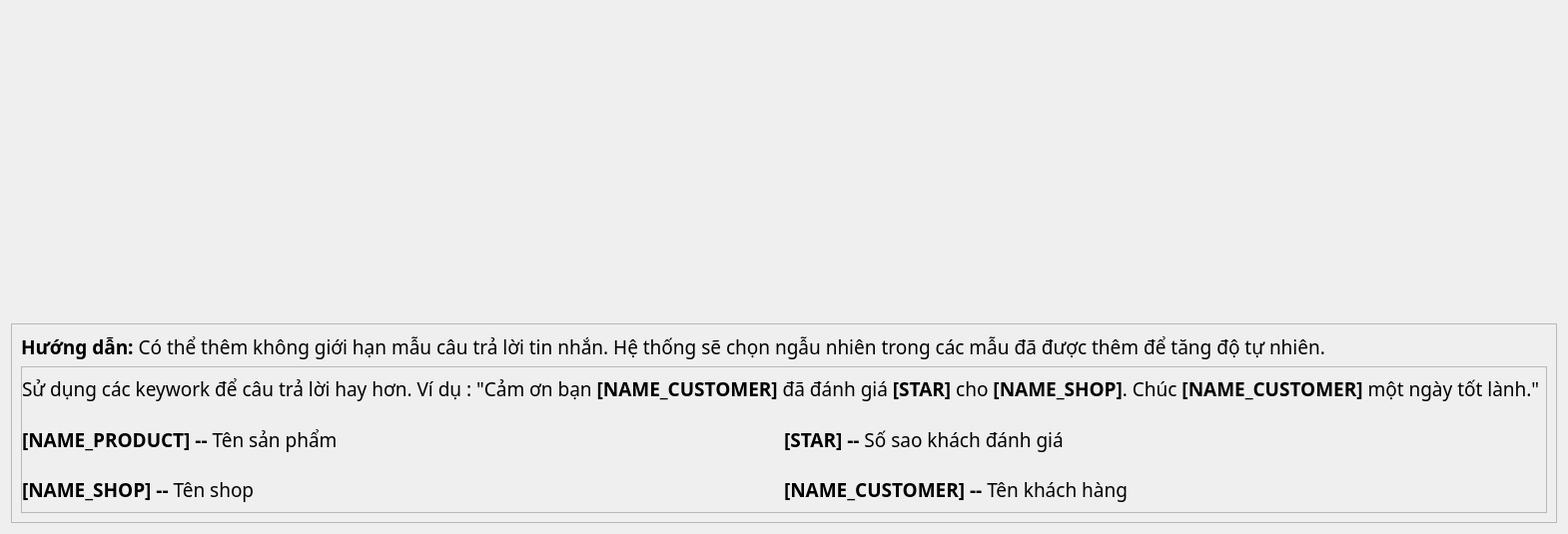
                             <widget class="QWidget" name="scrollAreaWidgetContentsOneStar">
                              <property name="geometry">
                               <rect>
                                <x>0</x>
                                <y>0</y>
                                <width>1184</width>
                                <height>535</height>
                               </rect>
                              </property>
                              <layout class="QVBoxLayout" name="verticalLayout_29">
                               <item alignment="Qt::AlignTop">
                                <widget class="QFrame" name="frameOneStar_obj">
                                 <property name="minimumSize">
                                  <size>
                                   <width>0</width>
                                   <height>0</height>
                                  </size>
                                 </property>
                                 <property name="frameShape">
                                  <enum>QFrame::NoFrame</enum>
                                 </property>
                                 <property name="frameShadow">
                                  <enum>QFrame::Raised</enum>
                                 </property>
                                 <layout class="QVBoxLayout" name="frameOneStar">
                                  <property name="leftMargin">
                                   <number>0</number>
                                  </property>
                                  <property name="topMargin">
                                   <number>24</number>
                                  </property>
                                  <property name="rightMargin">
                                   <number>0</number>
                                  </property>
                                  <property name="bottomMargin">
                                   <number>24</number>
                                  </property>
                                 </layout>
                                </widget>
                               </item>
                               <item>
                                <widget class="QFrame" name="frame_24">
                                 <property name="sizePolicy">
                                  <sizepolicy hsizetype="Preferred" vsizetype="Maximum">
                                   <horstretch>0</horstretch>
                                   <verstretch>0</verstretch>
                                  </sizepolicy>
                                 </property>
                                 <property name="minimumSize">
                                  <size>
                                   <width>0</width>
                                   <height>200</height>
                                  </size>
                                 </property>
                                 <property name="frameShape">
                                  <enum>QFrame::StyledPanel</enum>
                                 </property>
                                 <property name="frameShadow">
                                  <enum>QFrame::Raised</enum>
                                 </property>
                                 <layout class="QVBoxLayout" name="verticalLayout_40">
                                  <item>
                                   <widget class="QLabel" name="label_151">
                                    <property name="sizePolicy">
                                     <sizepolicy hsizetype="Maximum" vsizetype="Maximum">
                                      <horstretch>0</horstretch>
                                      <verstretch>0</verstretch>
                                     </sizepolicy>
                                    </property>
                                    <property name="font">
                                     <font>
                                      <family>Nunito</family>
                                      <pointsize>14</pointsize>
                                      <weight>50</weight>
                                      <italic>false</italic>
                                      <bold>false</bold>
                                     </font>
                                    </property>
                                    <property name="text">
                                     <string>&lt;html&gt;&lt;head/&gt;&lt;body&gt;&lt;p&gt;&lt;span style=&quot; font-weight:700;&quot;&gt;Hướng dẫn:&lt;/span&gt; Có thể thêm không giới hạn mẫu câu trả lời tin nhắn. Hệ thống sẽ chọn ngẫu nhiên trong các mẫu đã được thêm để tăng độ tự nhiên.&lt;/p&gt;&lt;/body&gt;&lt;/html&gt;</string>
                                    </property>
                                   </widget>
                                  </item>
                                  <item>
                                   <widget class="QFrame" name="frame_25">
                                    <property name="minimumSize">
                                     <size>
                                      <width>0</width>
                                      <height>50</height>
                                     </size>
                                    </property>
                                    <property name="frameShape">
                                     <enum>QFrame::StyledPanel</enum>
                                    </property>
                                    <property name="frameShadow">
                                     <enum>QFrame::Raised</enum>
                                    </property>
                                    <layout class="QGridLayout" name="gridLayout_14">
                                     <property name="leftMargin">
                                      <number>0</number>
                                     </property>
                                     <property name="topMargin">
                                      <number>0</number>
                                     </property>
                                     <property name="rightMargin">
                                      <number>0</number>
                                     </property>
                                     <property name="bottomMargin">
                                      <number>0</number>
                                     </property>
                                     <item row="1" column="0">
                                      <widget class="QLabel" name="label_152">
                                       <property name="font">
                                        <font>
                                         <family>Nunito</family>
                                         <pointsize>14</pointsize>
                                         <weight>50</weight>
                                         <italic>false</italic>
                                         <bold>false</bold>
                                        </font>
                                       </property>
                                       <property name="text">
                                        <string>&lt;html&gt;&lt;head/&gt;&lt;body&gt;&lt;p&gt;&lt;span style=&quot; font-weight:700;&quot;&gt;[NAME_PRODUCT] --&lt;/span&gt; Tên sản phẩm&lt;/p&gt;&lt;/body&gt;&lt;/html&gt;</string>
                                       </property>
                                      </widget>
                                     </item>
                                     <item row="2" column="0">
                                      <widget class="QLabel" name="label_153">
                                       <property name="font">
                                        <font>
                                         <family>Nunito</family>
                                         <pointsize>14</pointsize>
                                         <weight>50</weight>
                                         <italic>false</italic>
                                         <bold>false</bold>
                                        </font>
                                       </property>
                                       <property name="text">
                                        <string>&lt;html&gt;&lt;head/&gt;&lt;body&gt;&lt;p&gt;&lt;span style=&quot; font-weight:700;&quot;&gt;[NAME_SHOP] -- &lt;/span&gt;Tên shop &lt;/p&gt;&lt;/body&gt;&lt;/html&gt;</string>
                                       </property>
                                      </widget>
                                     </item>
                                     <item row="2" column="1">
                                      <widget class="QLabel" name="label_154">
                                       <property name="font">
                                        <font>
                                         <family>Nunito</family>
                                         <pointsize>14</pointsize>
                                         <weight>50</weight>
                                         <italic>false</italic>
                                         <bold>false</bold>
                                        </font>
                                       </property>
                                       <property name="text">
                                        <string>&lt;html&gt;&lt;head/&gt;&lt;body&gt;&lt;p&gt;&lt;span style=&quot; font-weight:700;&quot;&gt;[NAME_CUSTOMER] -- &lt;/span&gt;Tên khách hàng &lt;/p&gt;&lt;/body&gt;&lt;/html&gt;</string>
                                       </property>
                                      </widget>
                                     </item>
                                     <item row="1" column="1" colspan="2">
                                      <widget class="QLabel" name="label_155">
                                       <property name="font">
                                        <font>
                                         <family>Nunito</family>
                                         <pointsize>14</pointsize>
                                         <weight>50</weight>
                                         <italic>false</italic>
                                         <bold>false</bold>
                                        </font>
                                       </property>
                                       <property name="text">
                                        <string>&lt;html&gt;&lt;head/&gt;&lt;body&gt;&lt;p&gt;&lt;span style=&quot; font-weight:700;&quot;&gt;[STAR] -- &lt;/span&gt;Số sao khách đánh giá &lt;/p&gt;&lt;/body&gt;&lt;/html&gt;</string>
                                       </property>
                                      </widget>
                                     </item>
                                     <item row="0" column="0" colspan="2">
                                      <widget class="QLabel" name="label_156">
                                       <property name="sizePolicy">
                                        <sizepolicy hsizetype="Maximum" vsizetype="Preferred">
                                         <horstretch>0</horstretch>
                                         <verstretch>0</verstretch>
                                        </sizepolicy>
                                       </property>
                                       <property name="font">
                                        <font>
                                         <family>Nunito</family>
                                         <pointsize>14</pointsize>
                                         <weight>50</weight>
                                         <italic>false</italic>
                                         <bold>false</bold>
                                        </font>
                                       </property>
                                       <property name="text">
                                        <string>&lt;html&gt;&lt;head/&gt;&lt;body&gt;&lt;p&gt;Sử dụng các keywork để câu trả lời hay hơn. Ví dụ : &amp;quot;Cảm ơn bạn &lt;span style=&quot; font-weight:700;&quot;&gt;[NAME_CUSTOMER]&lt;/span&gt; đã đánh giá &lt;span style=&quot; font-weight:700;&quot;&gt;[STAR]&lt;/span&gt; cho &lt;span style=&quot; font-weight:700;&quot;&gt;[NAME_SHOP]&lt;/span&gt;. Chúc &lt;span style=&quot; font-weight:700;&quot;&gt;[NAME_CUSTOMER]&lt;/span&gt; một ngày tốt lành.&amp;quot;&lt;/p&gt;&lt;/body&gt;&lt;/html&gt;</string>
                                       </property>
                                      </widget>
                                     </item>
                                    </layout>
                                   </widget>
                                  </item>
                                 </layout>
                                </widget>
                               </item>
                              </layout>
                             </widget>
